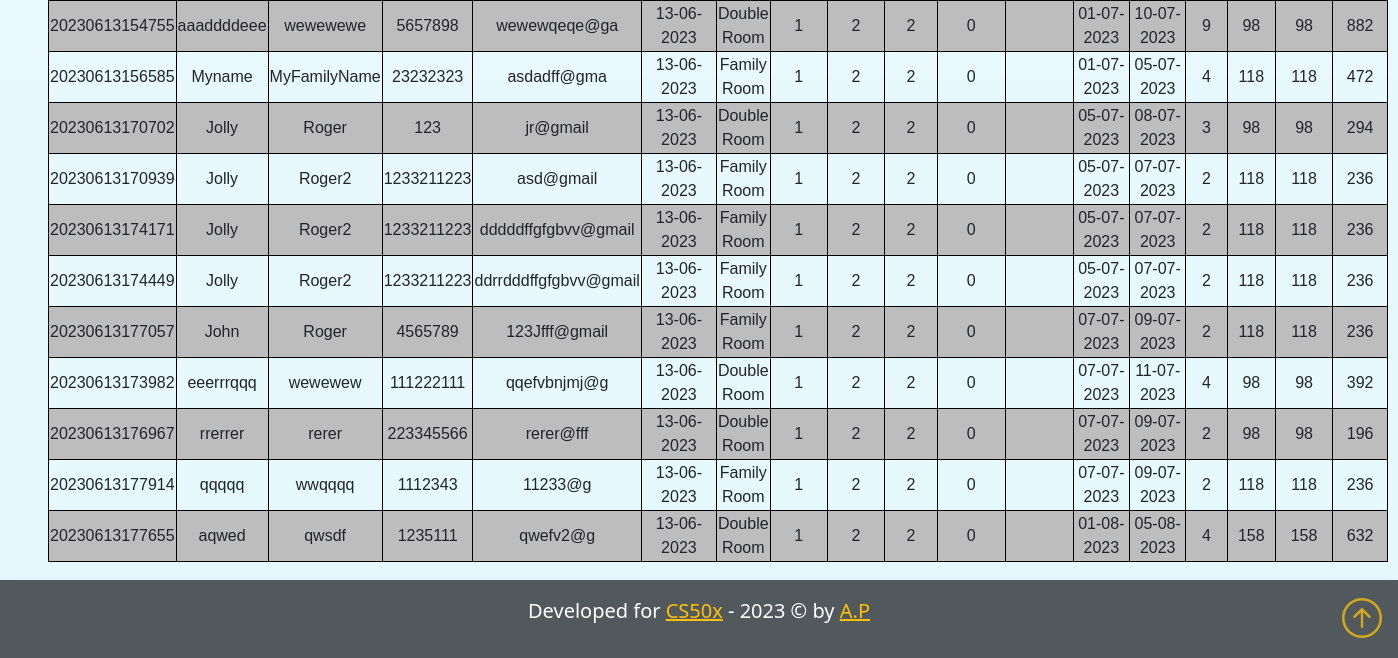
/admin_panel (signed in, lower part), run on an earlier commit of the app's database.
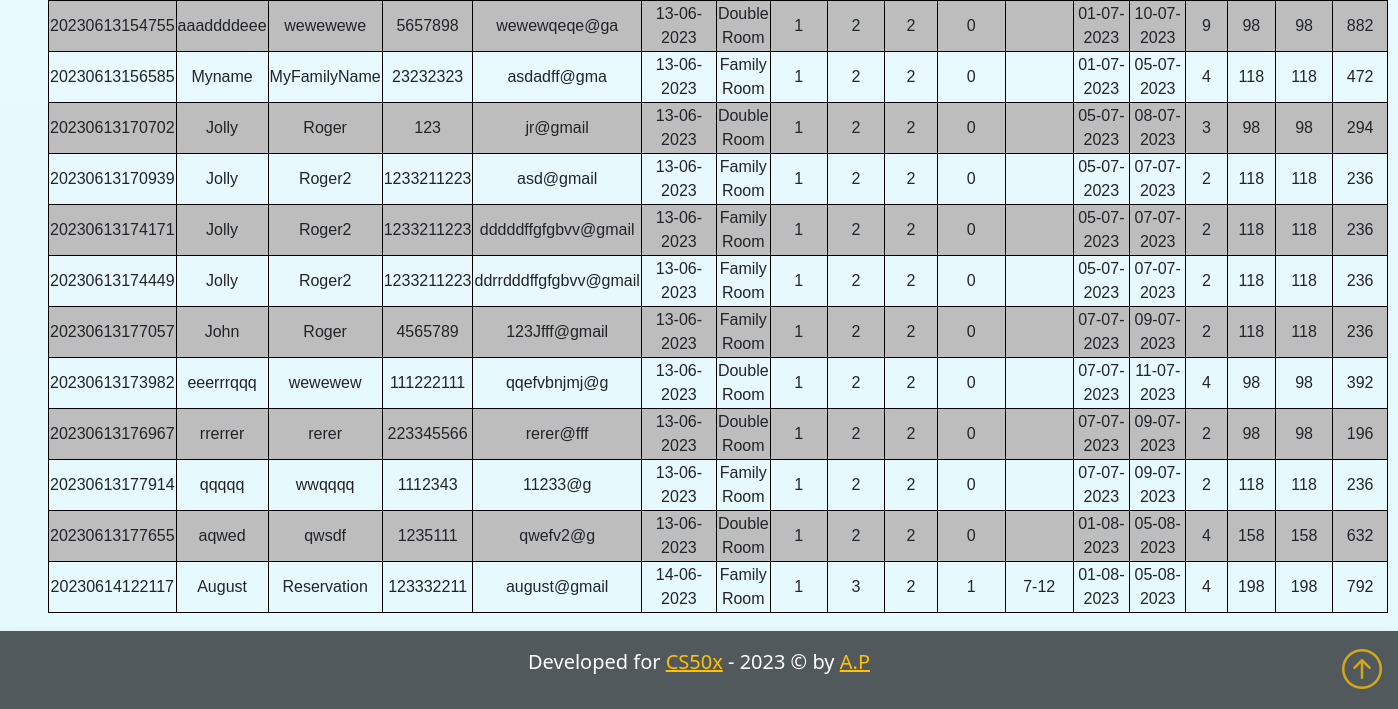
And on a later commit of the database.
### booking_engine/models.py (models this page shows)
class Reservation(db.Model):
    id = db.Column(db.Integer, primary_key=True, nullable=False)
    reservation_number = db.Column(db.Integer, nullable=False, unique=True)
    check_in = db.Column(db.DateTime, nullable=False)
    check_in_time = db.Column(db.DateTime, nullable=True)
    check_out = db.Column(db.DateTime, nullable=False)
    total_days = db.Column(db.Integer, nullable=False)
    total_rooms_reserved = db.Column(db.Integer, nullable=False)
    total_guests = db.Column(db.Integer, nullable=False)
    total_adults = db.Column(db.Integer, nullable=False)
    total_children = db.Column(db.Integer, nullable=True)
    children_age = db.Column(db.String(100), nullable=True)
    note = db.Column(db.String(250), nullable=True)
    room_price_day = db.Column(db.Integer, nullable=False)
    all_rooms_price_day = db.Column(db.Integer, nullable=False)
    total_price = db.Column(db.Integer, nullable=False)
    date_created = db.Column(db.DateTime, default=datetime.now)
    room_id = db.Column(db.Integer, db.ForeignKey('room.id'))

class Client(db.Model):
    id = db.Column(db.Integer, primary_key=True, nullable=False)
    first_name = db.Column(db.String(50), nullable=False)
    last_name = db.Column(db.String(50), nullable=False)
    phone_number = db.Column(db.String(50), nullable=False)
    email = db.Column(db.String(50), nullable=False, unique=True)
    reservation = db.relationship("Reservation", secondary=bookings, backref='reservations')

class Room(db.Model):
    id = db.Column(db.Integer, primary_key=True, nullable=False)
    name = db.Column(db.String(100), unique=True, nullable=False)
    max_guests = db.Column(db.Integer, nullable=False)
    min_guests = db.Column(db.Integer,)
    max_adults = db.Column(db.Integer, nullable=False)
    max_children = db.Column(db.Integer, nullable=False)
    total_of_this_type = db.Column(db.Integer, nullable=False)
    room_image = db.Column(db.String(), nullable=True)
    room_description = db.Column(db.String(), nullable=True)
    listed_room = db.relationship("ListedRoom", backref='room')
    reservation = db.relationship("Reservation", backref='room')

### booking_engine/routes.py (the view)
@app.route("/admin_panel", methods=["GET", "POST"])
@login_required
def admin_panel():
    if request.method == "POST":
        pass
    else:
        clients = Client.query.all()
        rooms = Room.query.all()
        return render_template("admin_panel.html", clients=clients, rooms=rooms)

### booking_engine/__init__.py (called while the page is built)
@app.after_request
def apply_caching(response):
    response.headers["X-Frame-Options"] = "SAMEORIGIN"
    response.headers["HTTP-HEADER"] = "VALUE"
    return response

### booking_engine/helpers.py (called while the page is built)
def login_required(f):
    @wraps(f)
    def decorated_function(*args, **kwargs):
        if session.get("admin_id") is None:
            return redirect("/admin_login")
        return f(*args, **kwargs)
    return decorated_function

### booking_engine/templates/admin_panel.html (shortened to what this page needs)
{% extends "layout.html" %}
{% set active_page = "reservations" %}
{% block reservations %}
    <table class="" id="reservations_table" class="display mb-5" style="width:100%">
        <tbody>
            {% for client in clients %}
            {% for reservation in client.reservation %}
            <tr>
                <td>{{ reservation.reservation_number }}</td>
                <td>{{ client.first_name }}</td>
                <td>{{ client.last_name }}</td>
                <td>{{ client.phone_number }}</td>
                <td>{{ client.email }}</td>
                <td>{{ reservation.date_created.strftime('%d-%m-%Y') }}</td>
                {% for room in rooms %}
                    {% if room.id == reservation.room_id %}
                        <td>{{room.name}}</td>
                    {% endif %}
                {% endfor %}
                <td>{{ reservation.total_rooms_reserved }}</td>
                <td>{{ reservation.total_guests }}</td>
                <td>{{ reservation.total_adults }}</td>
                <td>{{ reservation.total_children }}</td>
                <td>{{ reservation.children_age }}</td>
                <td>{{ reservation.check_in.strftime('%d-%m-%Y') }}</td>
                <td>{{ reservation.check_out.strftime('%d-%m-%Y') }}</td>
                <td>{{ reservation.total_days }}</td>
                <td>{{ reservation.room_price_day }}</td>
                <td>{{ reservation.all_rooms_price_day }}</td>
                <td>{{ reservation.total_price }}</td>
            </tr>
            {% endfor %}
            {% endfor %}
        </tbody>
    </table>
{% endblock %}

### booking_engine/templates/layout.html (shortened to what this page needs)
<!DOCTYPE html>
<html lang="en">
<head>
    <link href="https://cdn.jsdelivr.net/npm/bootstrap@5.1.3/dist/css/bootstrap.min.css" rel="stylesheet">
    <link rel="stylesheet" href="https://cdn.jsdelivr.net/npm/bootstrap-icons@1.3.0/font/bootstrap-icons.css">
    <link href="/static/styles.css" rel="stylesheet">
    <link rel="stylesheet" href="https://cdnjs.cloudflare.com/ajax/libs/bootstrap-datepicker/1.10.0/css/bootstrap-datepicker.min.css" />
    <link rel="stylesheet"
    href="https://cdnjs.cloudflare.com/ajax/libs/font-awesome/6.4.0/css/all.min.css"
 />
     <link rel="stylesheet" type="text/css" href="//cdn.datatables.net/1.13.4/css/jquery.dataTables.min.css">
</head>
<body class="bg-info bg-gradient bg-opacity-10">
<div class="wrapper">
                <main class="container-fluid p-5 mb-5 bg-gradient bg-opacity-10 text-center">
                    {% block reservations %}{% endblock %}
                </main>
            <footer class="footerWrap p-3 bg-dark  bg-opacity-75 text-center text-white  shadow">
                <div class="container">
                    <p class="lead text-white">Developed for <strong class="text-danger text-"></strong> <a href="https://cs50.harvard.edu/x/2023/" target=”_blank” style="text-decoration:underline" class="text-warning"><strong>CS50x</strong></a>  - 2023 &copy; by
                        <a href="https://github.com/Acrofil" target=”_blank” class="text-warning" style="text-decoration: underline;"><strong>A.P</strong></a></p>
                    <a href="#" class="position-absolute bottom-0 end-0 p-3 mr-5">
                        <i class="bi bi-arrow-up-circle text-warning h1 text-opacity-75"></i>
                    </a>
                </div>
            </footer>
</div>
</body>
</html>

### booking_engine/static/styles.css (style rules this page uses)
#availability_table, #reservations_table { font-family: Arial, Helvetica, sans-serif; border-collapse: collapse; width: 50%; }
#reservations_table tr:nth-child(even) { background-color: #bebdbd; }
table, th, td { border: 1px solid black; }
html { position: relative; min-height: 100%; }
.footerWrap { position: absolute; width: 100%; bottom: 0; left: 0; }

What changed in the data, as far as the page shows it:
added Client: first_name "August", last_name "Reservation", phone_number "123332211", email "august@gmail", Room (name "Family Room")
added Reservation: reservation_number "20230614122117", date_created "14-06-2023", total_rooms_reserved "1", total_guests "3", total_adults "2", total_children "1", children_age "7-12", check_in "01-08-2023", check_out "05-08-2023", total_days "4", room_price_day "198", all_rooms_price_day "198", total_price "792", Room (name "Family Room")
